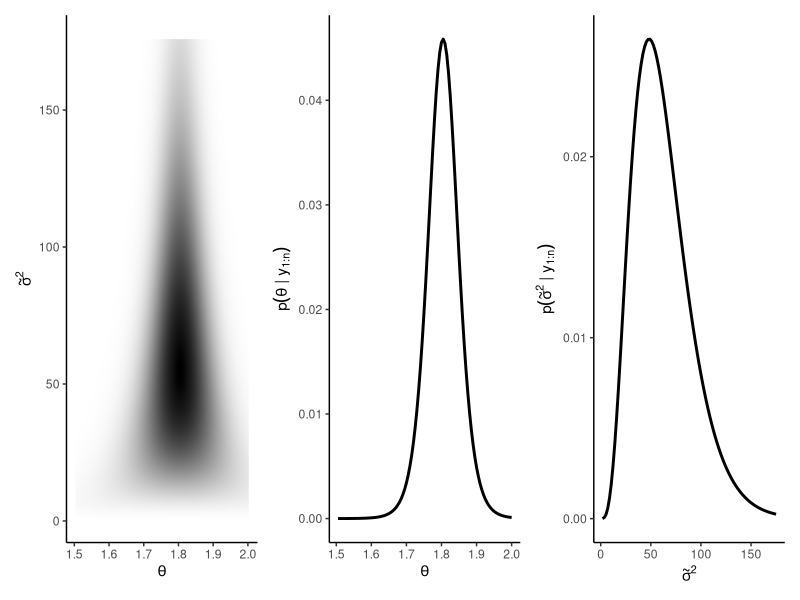

Here is the R script that generated this plot:
## ---- chunk 1
library(ggplot2)
library(dplyr)
library(patchwork)
library(scales)

## -----------------------------
## Data and semiconjugate prior
## -----------------------------
y  <- c(1.64,1.70,1.72,1.74,1.82,1.82,1.82,1.90,2.08)
n  <- length(y)

mu0     <- 1.9
tau0_sq <- 0.95^2
nu0     <- 1
s20     <- 0.01

## -----------------------------
## Grids: theta and precision  (tilde sigma^2 = 1/sigma^2)
## -----------------------------
G <- 100
H <- 100

mean.grid <- seq(1.505, 2.00, length.out = G)
prec.grid <- seq(1.75, 175,  length.out = H)   # this IS \tilde{\sigma}^2

post.grid <- matrix(NA_real_, nrow = G, ncol = H)

## -----------------------------
## Discrete joint posterior on the grid
## p(theta, prec | y) ∝ p(theta) p(prec) ∏ N(y_i | theta, 1/prec)
## -----------------------------
for (g in 1:G) {
  for (h in 1:H) {
    post.grid[g, h] <-
      dnorm(mean.grid[g], mu0, sqrt(tau0_sq)) *
      dgamma(prec.grid[h], shape = nu0/2, rate = s20*nu0/2) *
      prod(dnorm(y, mean.grid[g], sd = 1 / sqrt(prec.grid[h])))
  }
}
post.grid <- post.grid / sum(post.grid)

## -----------------------------
## Data frame + marginals
## -----------------------------
post_df <- expand.grid(theta = mean.grid, prec = prec.grid)
post_df$prob <- as.vector(post.grid)

theta_marg <- post_df %>%
  group_by(theta) %>%
  summarise(prob = sum(prob), .groups = "drop")

prec_marg <- post_df %>%
  group_by(prec) %>%
  summarise(prob = sum(prob), .groups = "drop")

## -----------------------------
## Plots (Figure 6.1 style)
## -----------------------------
p_joint <- ggplot(post_df, aes(theta, prec, fill = prob)) +
  geom_raster(interpolate = TRUE) +
  scale_fill_gradient(low = "white", high = "black",
                      trans = "sqrt", labels = label_number()) +
  labs(x = expression(theta),
       y = expression(tilde(sigma)^2)) +
  theme_classic() +
  theme(legend.position = "none")

p_theta <- ggplot(theta_marg, aes(theta, prob)) +
  geom_line(linewidth = 1) +
  labs(x = expression(theta),
       y = expression(p(theta~"|"~y[1:n]))) +
  theme_classic()

p_prec <- ggplot(prec_marg, aes(prec, prob)) +
  geom_line(linewidth = 1) +
  labs(x = expression(tilde(sigma)^2),
       y = expression(p(tilde(sigma)^2~"|"~y[1:n]))) +
  theme_classic()

p_joint + p_theta + p_prec
